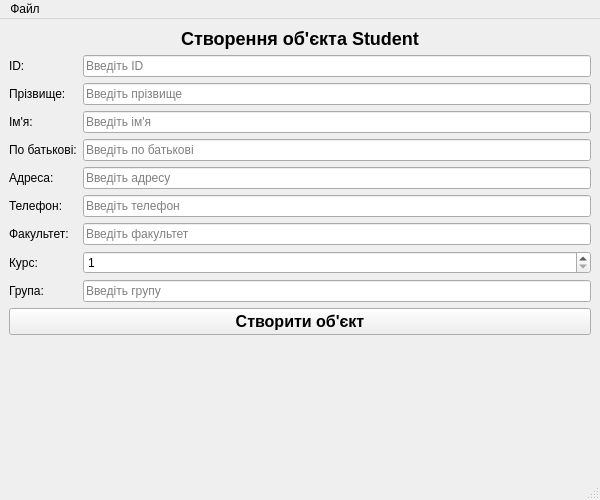
<?xml version="1.0" encoding="UTF-8"?>
<ui version="4.0">
 <class>MainWindow</class>
 <widget class="QMainWindow" name="MainWindow">
  <property name="geometry">
   <rect>
    <x>0</x>
    <y>0</y>
    <width>600</width>
    <height>500</height>
   </rect>
  </property>
  <property name="windowTitle">
   <string>Student Management</string>
  </property>
  <widget class="QWidget" name="centralwidget">
   <layout class="QVBoxLayout" name="verticalLayout">
    <item>
     <widget class="QLabel" name="label_title">
      <property name="text">
       <string>&lt;h2&gt;Створення об'єкта Student&lt;/h2&gt;</string>
      </property>
      <property name="alignment">
       <set>Qt::AlignCenter</set>
      </property>
     </widget>
    </item>
    <item>
     <layout class="QGridLayout" name="gridLayout">
      <item row="0" column="0">
       <widget class="QLabel" name="label_id">
        <property name="text">
         <string>ID:</string>
        </property>
       </widget>
      </item>
      <item row="0" column="1">
       <widget class="QLineEdit" name="lineEdit_id">
        <property name="placeholderText">
         <string>Введіть ID</string>
        </property>
       </widget>
      </item>
      <item row="1" column="0">
       <widget class="QLabel" name="label_lastName">
        <property name="text">
         <string>Прізвище:</string>
        </property>
       </widget>
      </item>
      <item row="1" column="1">
       <widget class="QLineEdit" name="lineEdit_lastName">
        <property name="placeholderText">
         <string>Введіть прізвище</string>
        </property>
       </widget>
      </item>
      <item row="2" column="0">
       <widget class="QLabel" name="label_firstName">
        <property name="text">
         <string>Ім'я:</string>
        </property>
       </widget>
      </item>
      <item row="2" column="1">
       <widget class="QLineEdit" name="lineEdit_firstName">
        <property name="placeholderText">
         <string>Введіть ім'я</string>
        </property>
       </widget>
      </item>
      <item row="3" column="0">
       <widget class="QLabel" name="label_patronymic">
        <property name="text">
         <string>По батькові:</string>
        </property>
       </widget>
      </item>
      <item row="3" column="1">
       <widget class="QLineEdit" name="lineEdit_patronymic">
        <property name="placeholderText">
         <string>Введіть по батькові</string>
        </property>
       </widget>
      </item>
      <item row="4" column="0">
       <widget class="QLabel" name="label_address">
        <property name="text">
         <string>Адреса:</string>
        </property>
       </widget>
      </item>
      <item row="4" column="1">
       <widget class="QLineEdit" name="lineEdit_address">
        <property name="placeholderText">
         <string>Введіть адресу</string>
        </property>
       </widget>
      </item>
      <item row="5" column="0">
       <widget class="QLabel" name="label_phone">
        <property name="text">
         <string>Телефон:</string>
        </property>
       </widget>
      </item>
      <item row="5" column="1">
       <widget class="QLineEdit" name="lineEdit_phone">
        <property name="placeholderText">
         <string>Введіть телефон</string>
        </property>
       </widget>
      </item>
      <item row="6" column="0">
       <widget class="QLabel" name="label_faculty">
        <property name="text">
         <string>Факультет:</string>
        </property>
       </widget>
      </item>
      <item row="6" column="1">
       <widget class="QLineEdit" name="lineEdit_faculty">
        <property name="placeholderText">
         <string>Введіть факультет</string>
        </property>
       </widget>
      </item>
      <item row="7" column="0">
       <widget class="QLabel" name="label_course">
        <property name="text">
         <string>Курс:</string>
        </property>
       </widget>
      </item>
      <item row="7" column="1">
       <widget class="QSpinBox" name="spinBox_course">
        <property name="minimum">
         <number>1</number>
        </property>
        <property name="maximum">
         <number>6</number>
        </property>
        <property name="value">
         <number>1</number>
        </property>
       </widget>
      </item>
      <item row="8" column="0">
       <widget class="QLabel" name="label_group">
        <property name="text">
         <string>Група:</string>
        </property>
       </widget>
      </item>
      <item row="8" column="1">
       <widget class="QLineEdit" name="lineEdit_group">
        <property name="placeholderText">
         <string>Введіть групу</string>
        </property>
       </widget>
      </item>
     </layout>
    </item>
    <item>
     <widget class="QPushButton" name="pushButton_create">
      <property name="text">
       <string>Створити об'єкт</string>
      </property>
      <property name="font">
       <font>
        <pointsize>12</pointsize>
        <weight>75</weight>
        <bold>true</bold>
       </font>
      </property>
      <property name="cursor">
       <cursorShape>PointingHandCursor</cursorShape>
      </property>
     </widget>
    </item>
    <item>
     <spacer name="verticalSpacer">
      <property name="orientation">
       <enum>Qt::Vertical</enum>
      </property>
      <property name="sizeHint" stdset="0">
       <size>
        <width>20</width>
        <height>40</height>
       </size>
      </property>
     </spacer>
    </item>
   </layout>
  </widget>
  <widget class="QMenuBar" name="menubar">
   <property name="geometry">
    <rect>
     <x>0</x>
     <y>0</y>
     <width>600</width>
     <height>21</height>
    </rect>
   </property>
   <widget class="QMenu" name="menuFile">
    <property name="title">
     <string>Файл</string>
    </property>
    <addaction name="actionCreate"/>
    <addaction name="actionDisplay"/>
    <addaction name="separator"/>
    <addaction name="actionExit"/>
   </widget>
   <addaction name="menuFile"/>
  </widget>
  <widget class="QStatusBar" name="statusbar"/>
  <action name="actionCreate">
   <property name="text">
    <string>Створити об'єкт</string>
   </property>
   <property name="shortcut">
    <string>Ctrl+N</string>
   </property>
  </action>
  <action name="actionDisplay">
   <property name="text">
    <string>Відобразити об'єкт</string>
   </property>
   <property name="shortcut">
    <string>Ctrl+D</string>
   </property>
  </action>
  <action name="actionExit">
   <property name="text">
    <string>Вихід</string>
   </property>
   <property name="shortcut">
    <string>Ctrl+Q</string>
   </property>
  </action>
 </widget>
 <resources/>
 <connections/>
</ui>
